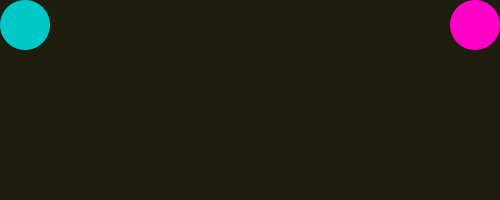
Frame 1 (no input)
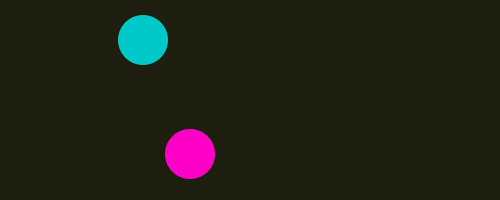
Frame 60 (the mouse pressed at the canvas centre just before this capture)
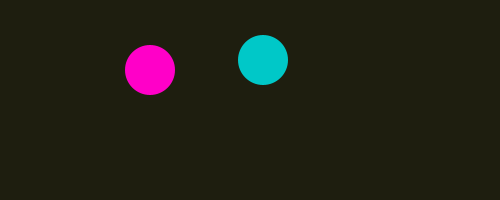
Frame 120 (the mouse held since frame 60 and released just before this capture)

The Processing sketch that drew these frames (run headless with seeded random() and noise(); from frame 60 on, the mouse is pressed at the canvas centre):

// Processing sketch: processing_66284
// ── processing_66284.pde

//Ball Size
int xBall=50;
int yBall=50;

//Initial Position of BallA
int xPosA=25;
int yPosA=25;

//Initial Position of BallB
int xPosB=475;
int yPosB=25;

//Velocity of the Balls
int xVelA=2;
int yVelA=5;
int xVelB=5;
int yVelB=3;

//Space Setup
void setup() {
  size(500, 200);
  smooth();
}

//Bouncing Ball Setup
void draw() {
  background(30,30,15);
  noStroke();
  //BallA
  fill(0, 200, 200);
  ellipse(xPosA,yPosA,xBall,yBall);
  //BallB
  fill(255,0,200);
  ellipse(xPosB,yPosB,xBall,yBall);

  xPosA=xPosA+xVelA;
  yPosA=yPosA+yVelA;
  
  xPosB=xPosB+xVelB;
  yPosB=yPosB+yVelB;
    
  //Reverse Direction (set the value to Negative multiplying by -1)
  if (xPosA>width-xBall/2||xPosA<xBall/2) {
    xVelA=xVelA*-1;
  }
  if (yPosA>height-xBall/2||yPosA<xBall/2) {
    yVelA=yVelA*-1;
  }
  if (xPosB>width-xBall/2||xPosB<xBall/2) {
    xVelB=xVelB*-1;
  }
  if (yPosB>height-xBall/2||yPosB<xBall/2) {
    yVelB=yVelB*-1;
  }
  
  //Ball Collision
  if (dist(xPosA,yPosA,xPosB,yPosB)<=xBall){
    xVelA=xVelA-2*xVelA;
    yVelA=yVelA-2*yVelA;
    xVelB=xVelB-2*xVelB;
    yVelB=yVelB-2*yVelB;
  }
  
  //Collision White Flash
  if (dist(xPosA,yPosA,xPosB,yPosB)<=xBall){
    background(255,255,255);
  }
}
